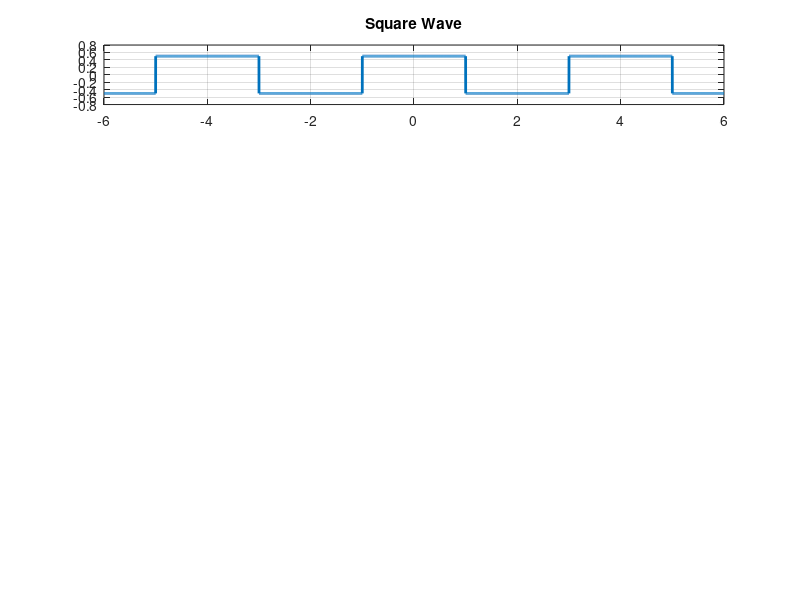
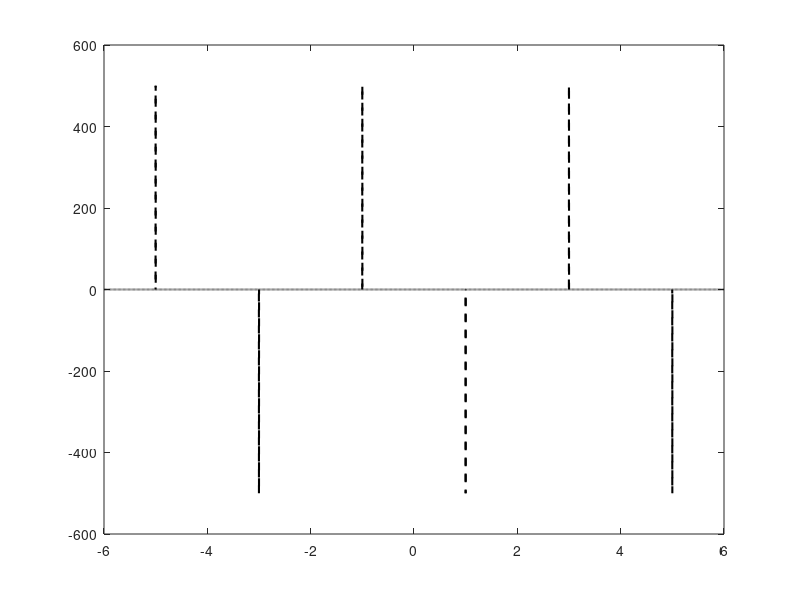
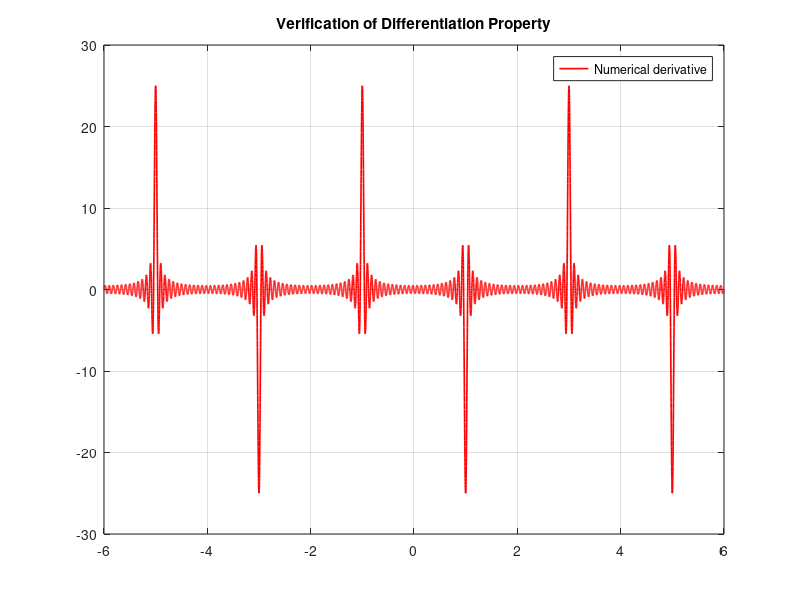

Here is the MATLAB script that generated these plots, in order:
clc; clear; close all;
t = -6:0.001:6;
T0 = 4;
t0 = 0;
omega0 = 2*pi*(1/T0);
x = @(t) square(omega0*t + pi/2)/2;

subplot(5, 1, 1);
plot(t, x(t), 'LineWidth', 2)
grid on
title('Square Wave')
N = 50;                    % compute Cn for n = -N..N
nvec = -N:N;
Cn = zeros(size(nvec));
t_fs = t0 : 0.001 : (t0 + T0); 
% Use integral for each harmonic
for k = 1:length(nvec)
    n = nvec(k);
    integrand = x(t_fs).*exp(-1j*n*omega0*t_fs);
    Cn(k) = (1/T0)*trapz(t_fs, integrand);
end
mag = abs(Cn);
thresh = max(mag) * 1e-3;          % adjust threshold as needed

% Compute raw phase in radians
phase_rad = angle(Cn);              % in [-pi, pi]
phase_rad(mag < thresh) = NaN;      % mask noisy phases
Cn_diff = 1j * nvec * omega0 .* Cn;
dx_fs = zeros(size(t));

for k = 1:length(nvec)
    dx_fs = dx_fs + Cn_diff(k)*exp(1j*nvec(k)*omega0*t);
end
%%
%This will generate poles on the point where the function is changing from
%1 to 0 or 0 to 1
dt = t(2) - t(1);
dx_num = gradient(x(t), dt);
dx_fs = real(dx_fs);
figure
plot(t, dx_num, 'k--', 'LineWidth', 1.5)
figure;
plot(t, dx_fs, 'r', 'LineWidth', 1.2)
legend('Numerical derivative','FS using differentiation property')
title('Verification of Differentiation Property')
grid on
